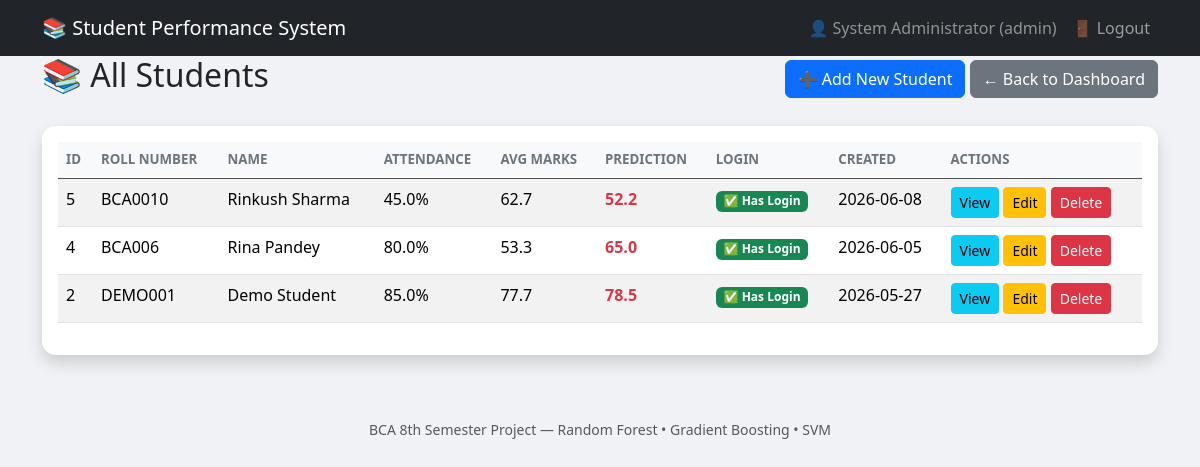
/admin/students (signed in), run on the app's committed database.
### models.py (models this page shows, shortened)
class Student(Base):
    __tablename__ = "students"
    id = Column(Integer, primary_key=True, autoincrement=True)
    name = Column(String(100), nullable=False)
    roll_number = Column(String(20), nullable=True)  # Student roll number
    attendance = Column(Float, nullable=False)      # 0–100 %
    math_marks = Column(Float, nullable=False)      # 0–100
    science_marks = Column(Float, nullable=False)   # 0–100
    english_marks = Column(Float, nullable=False)   # 0–100
    hours_studied = Column(Float, nullable=False)   # hours per day
    assignments = Column(Float, nullable=False)     # % completed
    prev_gpa = Column(Float, nullable=False)        # 0.0 – 4.0
    class_id = Column(Integer, ForeignKey("classes.id"), nullable=True)
    section_id = Column(Integer, ForeignKey("sections.id"), nullable=True)
    parent_contact = Column(String(20), nullable=True)
    parent_email = Column(String(100), nullable=True)
    address = Column(Text, nullable=True)
    enrollment_date = Column(DateTime, default=func.now())
    prediction_rf = Column(String(10), default="")
    prediction_gb = Column(String(10), default="")
    prediction_svm = Column(String(10), default="")
    confidence_rf = Column(Float, default=0.0)
    confidence_gb = Column(Float, default=0.0)
    confidence_svm = Column(Float, default=0.0)
    best_model = Column(String(30), default="")
    created_at = Column(DateTime, default=func.now())
    class_obj = relationship("Class", back_populates="students")
    section = relationship("Section", back_populates="students")

### routes.py (the view)
    @app.route("/admin/students")
    @login_required
    @role_required(Roles.ADMIN)
    def admin_students_list():
        db = SessionLocal()
        students = db.query(Student).order_by(Student.created_at.desc()).all()
        student_list = []
        for s in students:
            avg_marks = (s.math_marks + s.science_marks + s.english_marks) / 3 if (s.math_marks + s.science_marks + s.english_marks) > 0 else 0
            user_exists = db.query(User).filter(User.student_id == s.id).first() is not None
            student_list.append({
                "id": s.id,
                "roll_number": s.roll_number,
                "name": s.name,
                "attendance": s.attendance,
                "avg_marks": round(avg_marks, 1),
                "prediction_rf": s.prediction_rf,
                "has_login": user_exists,
                "created_at": s.created_at
            })
        db.close()
        return render_template("admin_students_list.html", students=student_list)

### auth.py (called while the page is built)
def login_required(f):
    @wraps(f)
    def decorated_function(*args, **kwargs):
        if "user_id" not in session:
            flash("Please login first!", "warning")
            return redirect(url_for("login"))
        return f(*args, **kwargs)
    return decorated_function

def role_required(*allowed_roles):
    def decorator(f):
        @wraps(f)
        def decorated_function(*args, **kwargs):
            if "user_id" not in session:
                flash("Please login first!", "warning")
                return redirect(url_for("login"))
            if session.get("role") not in allowed_roles:
                flash("Access denied! You don't have permission for this page.", "danger")
                return redirect(url_for(f"dashboard_{session.get('role', 'student')}"))
            return f(*args, **kwargs)
        return decorated_function
    return decorator

### templates/admin_students_list.html (shortened to what this page needs)
{% extends "base.html" %}
{% block content %}
<div class="d-flex justify-content-between align-items-center mb-4">
    <h2>📚 All Students</h2>
    <div>
        <a href="{{ url_for('admin_add_student') }}" class="btn btn-primary">➕ Add New Student</a>
        <a href="{{ url_for('dashboard_admin') }}" class="btn btn-secondary">← Back to Dashboard</a>
    </div>
</div>
<div class="card shadow">
    <div class="card-body">
        <div class="table-responsive">
            <table class="table table-striped table-hover">
                <thead class="table-dark">
                    <tr>
                        <th>ID</th>
                        <th>Roll Number</th>
                        <th>Name</th>
                        <th>Attendance</th>
                        <th>Avg Marks</th>
                        <th>Prediction</th>
                        <th>Login</th>
                        <th>Created</th>
                        <th>Actions</th>
                    </tr>
                </thead>
                <tbody>
                    {% for student in students %}
                    <tr>
                        <td>{{ student.id }}</td>
                        <td>{{ student.roll_number or '-' }}</td>
                        <td>{{ student.name }}</td>
                        <td>{{ student.attendance }}%</td>
                        <td>{{ student.avg_marks }}</td>
                        <td class="{% if student.prediction_rf == 'Pass' %}text-success fw-bold{% else %}text-danger fw-bold{% endif %}">
                            {{ student.prediction_rf }}
                        </td>
                        <td>
                            {% if student.has_login %}
                            <span class="badge bg-success">✅ Has Login</span>
                            {% else %}
                            <span class="badge bg-warning text-dark">⚠️ No Login</span>
                            {% endif %}
                        </td>
                        <td>{{ student.created_at.strftime('%Y-%m-%d') if student.created_at else '-' }}</td>
                        <td>
                            <a href="{{ url_for('teacher_student_detail', student_id=student.id) }}" class="btn btn-sm btn-info">View</a>
                            <a href="{{ url_for('edit_student', student_id=student.id) }}" class="btn btn-sm btn-warning">Edit</a>
                            <button class="btn btn-sm btn-danger" onclick="deleteStudent({{ student.id }}, '{{ student.name }}')">Delete</button>
                         </td>
                    </tr>
                    {% endfor %}
                </tbody>
            </table>
        </div>
    </div>
</div>
{% endblock %}

### templates/base.html (style rules this page uses)
body { background-color: #f0f2f5; font-family: 'Segoe UI', sans-serif; }
.card { border: none; border-radius: 14px; box-shadow: 0 2px 12px rgba(0,0,0,0.08); }
.table th { background:#f8f9fa; font-weight:600; font-size:0.83rem; text-transform:uppercase; color:#6c757d; }

### data on the page
Student: id "5", roll_number "BCA0010", name "Rinkush Sharma", attendance "45.0", avg_marks "62.7", prediction_rf "52.2", created_at "2026-06-08"
Student: id "4", roll_number "BCA006", name "Rina Pandey", attendance "80.0", avg_marks "53.3", prediction_rf "65.0", created_at "2026-06-05"
Student: id "2", roll_number "DEMO001", name "Demo Student", attendance "85.0", avg_marks "77.7", prediction_rf "78.5", created_at "2026-05-27"

### other printed values
{{ session.get('full_name') }} "System Administrator"
{{ session.get('role') }} "admin"
